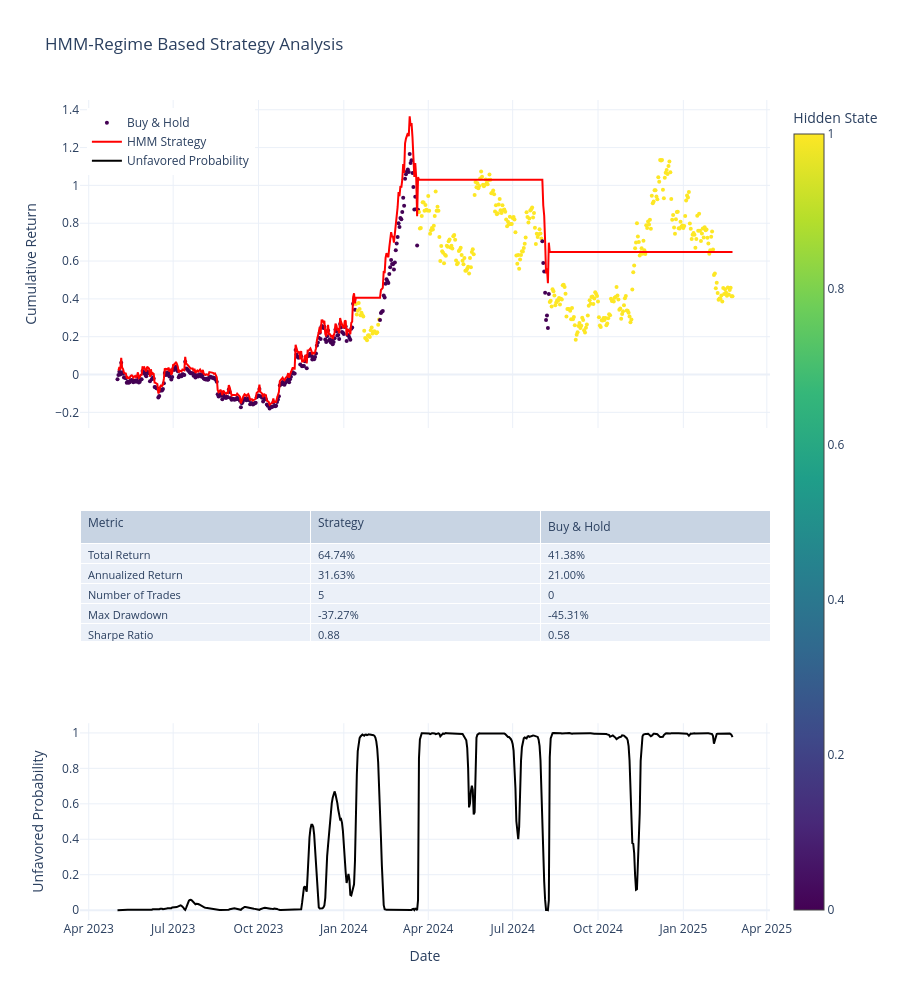
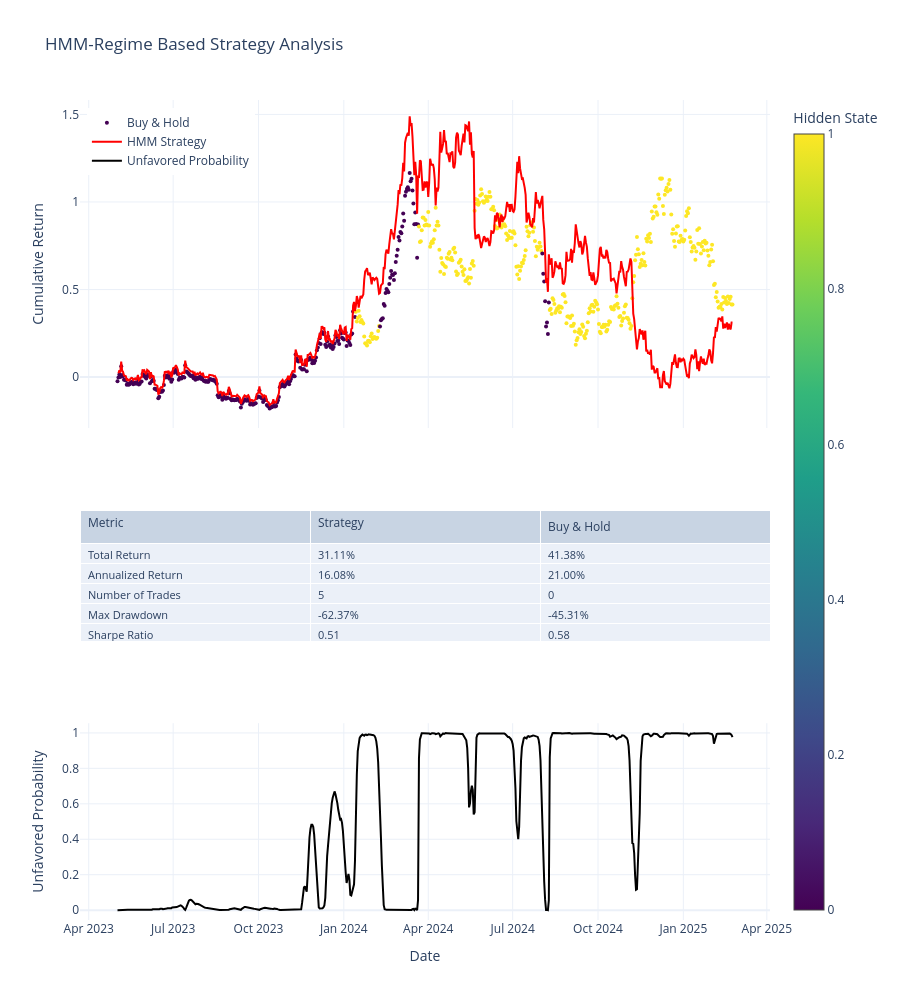

Here is the notebook cell these charts were saved with, in order:
### Code cell
plot_hmm_results(long_only)
plot_hmm_results(long_short)

### Figure 1 — Plotly figure (JSON) as saved in the notebook; plotly's stock layout.template omitted (floating-point values rounded to 4 significant figures; data arrays with more than 128 entries replaced by an {"elided": "..."} marker saying what was removed)
{"data": [{"marker": {"color": {"elided": "664 int values"}, "colorbar": {"title": {"text": "Hidden State"}}, "colorscale": [[0, "#440154"], [0.1111, "#482878"], [0.2222, "#3e4989"], [0.3333, "#31688e"], [0.4444, "#26828e"], [0.5556, "#1f9e89"], [0.6667, "#35b779"], [0.7778, "#6ece58"], [0.8889, "#b5de2b"], [1, "#fde725"]], "showscale": true, "size": 4}, "mode": "markers", "name": "Buy & Hold", "type": "scatter", "x": {"elided": "664 str values"}, "xaxis": "x", "y": {"elided": "664 float values"}, "yaxis": "y"}, {"line": {"color": "red", "width": 2}, "mode": "lines", "name": "HMM Strategy", "type": "scatter", "x": {"elided": "664 str values"}, "xaxis": "x", "y": {"elided": "664 float values"}, "yaxis": "y"}, {"cells": {"align": "left", "font": {"size": 11}, "values": [["Total Return", "Annualized Return", "Number of Trades", "Max Drawdown", "Sharpe Ratio", "Win Rate"], ["64.74%", "31.63%", 5, "-37.27%", "0.88", "50.16%"], ["41.38%", "21.00%", 0, "-45.31%", "0.58", "0.00%"]]}, "domain": {"x": [0, 1], "y": [0.34, 0.5]}, "header": {"align": "left", "font": {"size": 12}, "values": ["Metric", "Strategy", "Buy & Hold"]}, "type": "table"}, {"line": {"color": "black", "width": 2}, "mode": "lines", "name": "Unfavored Probability", "type": "scatter", "x": {"elided": "664 str values"}, "xaxis": "x2", "y": {"elided": "664 float values"}, "yaxis": "y2"}], "layout": {"height": 1000, "legend": {"x": 0.01, "xanchor": "left", "y": 0.99, "yanchor": "top"}, "showlegend": true, "title": {"text": "HMM-Regime Based Strategy Analysis"}, "xaxis": {"anchor": "y", "domain": [0, 1], "matches": "x2", "showticklabels": false}, "xaxis2": {"anchor": "y2", "domain": [0, 1], "title": {"text": "Date"}}, "yaxis": {"anchor": "x", "domain": [0.6, 1], "title": {"text": "Cumulative Return"}}, "yaxis2": {"anchor": "x2", "domain": [0, 0.24], "title": {"text": "Unfavored Probability"}}}}

### Figure 2 — Plotly figure (JSON) as saved in the notebook; plotly's stock layout.template omitted (floating-point values rounded to 4 significant figures; data arrays with more than 128 entries replaced by an {"elided": "..."} marker saying what was removed)
{"data": [{"marker": {"color": {"elided": "664 int values"}, "colorbar": {"title": {"text": "Hidden State"}}, "colorscale": [[0, "#440154"], [0.1111, "#482878"], [0.2222, "#3e4989"], [0.3333, "#31688e"], [0.4444, "#26828e"], [0.5556, "#1f9e89"], [0.6667, "#35b779"], [0.7778, "#6ece58"], [0.8889, "#b5de2b"], [1, "#fde725"]], "showscale": true, "size": 4}, "mode": "markers", "name": "Buy & Hold", "type": "scatter", "x": {"elided": "664 str values"}, "xaxis": "x", "y": {"elided": "664 float values"}, "yaxis": "y"}, {"line": {"color": "red", "width": 2}, "mode": "lines", "name": "HMM Strategy", "type": "scatter", "x": {"elided": "664 str values"}, "xaxis": "x", "y": {"elided": "664 float values"}, "yaxis": "y"}, {"cells": {"align": "left", "font": {"size": 11}, "values": [["Total Return", "Annualized Return", "Number of Trades", "Max Drawdown", "Sharpe Ratio", "Win Rate"], ["31.11%", "16.08%", 5, "-62.37%", "0.51", "49.70%"], ["41.38%", "21.00%", 0, "-45.31%", "0.58", "0.00%"]]}, "domain": {"x": [0, 1], "y": [0.34, 0.5]}, "header": {"align": "left", "font": {"size": 12}, "values": ["Metric", "Strategy", "Buy & Hold"]}, "type": "table"}, {"line": {"color": "black", "width": 2}, "mode": "lines", "name": "Unfavored Probability", "type": "scatter", "x": {"elided": "664 str values"}, "xaxis": "x2", "y": {"elided": "664 float values"}, "yaxis": "y2"}], "layout": {"height": 1000, "legend": {"x": 0.01, "xanchor": "left", "y": 0.99, "yanchor": "top"}, "showlegend": true, "title": {"text": "HMM-Regime Based Strategy Analysis"}, "xaxis": {"anchor": "y", "domain": [0, 1], "matches": "x2", "showticklabels": false}, "xaxis2": {"anchor": "y2", "domain": [0, 1], "title": {"text": "Date"}}, "yaxis": {"anchor": "x", "domain": [0.6, 1], "title": {"text": "Cumulative Return"}}, "yaxis2": {"anchor": "x2", "domain": [0, 0.24], "title": {"text": "Unfavored Probability"}}}}
